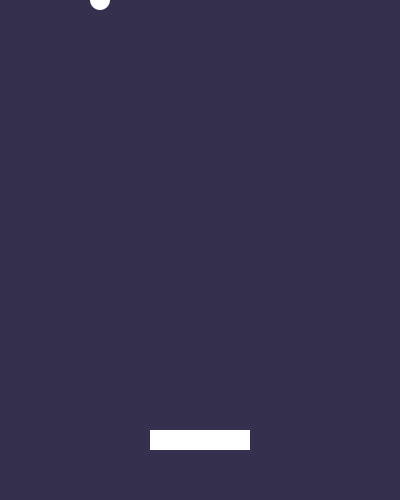
Frame 1 (no input)
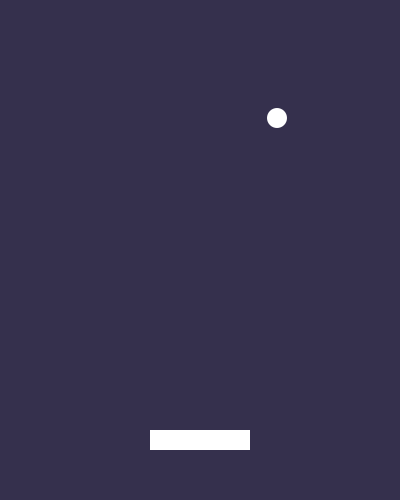
Frame 60 (the mouse pressed at the canvas centre just before this capture)
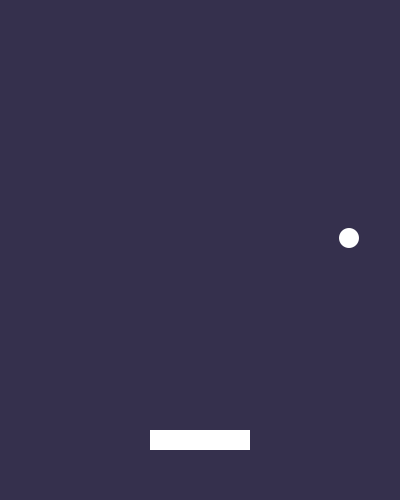
Frame 120 (the mouse held since frame 60 and released just before this capture)

The Processing sketch that drew these frames (run headless with seeded random() and noise(); from frame 60 on, the mouse is pressed at the canvas centre):

// Processing sketch: Q02_mission_06
// ── Q02_mission_06.pde
float xpos1 = 100;
float ypos1 = 0;
float bSpeedX = 3;
float bSpeedY = 2;

float xpos2 = 150;
float ypos2 = 430;

void setup() {
  size(400,500);
  background(#35304D);
}

void draw() {
  background(#35304D);
  
  fill(#FFFFFF);
  noStroke();
  ellipse(xpos1,ypos1,20,20);
  
  rect(xpos2,ypos2,100,20);
  
  xpos1 += bSpeedX;
  ypos1 += bSpeedY;
  
  if (xpos1 > width || xpos1 < 0) {
    bSpeedX *= -1;
  } if (ypos1 < 0 || ypos1 < 450 && ypos1 > 430 && xpos1 > xpos2 && xpos1 < xpos2 + 100) {
    bSpeedY *= -1;
  } if (ypos1 > height) {
    textSize(64);
    text("GAME OVER", 0, height/2);
  }
}

void keyPressed() {
  if (keyCode == RIGHT) {
    xpos2 += 10;
  } if (keyCode == LEFT) {
    xpos2 -= 10;
  }
}
